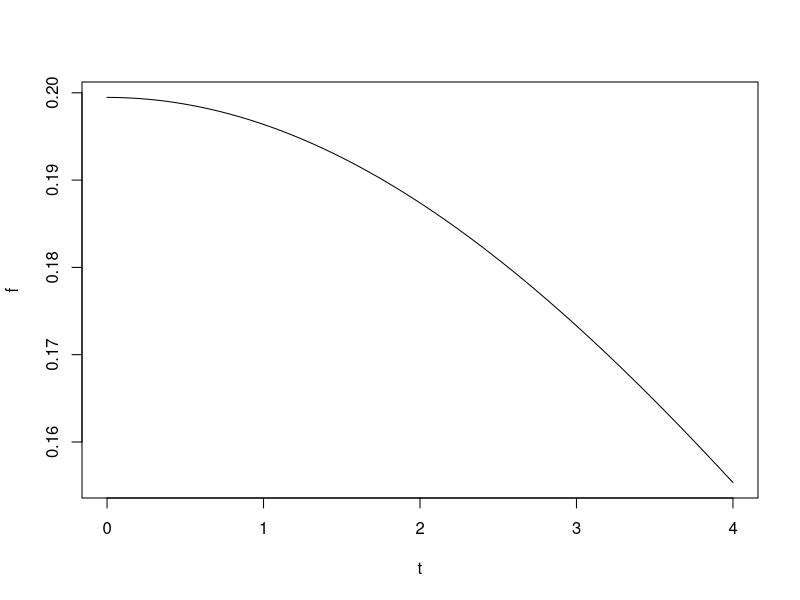
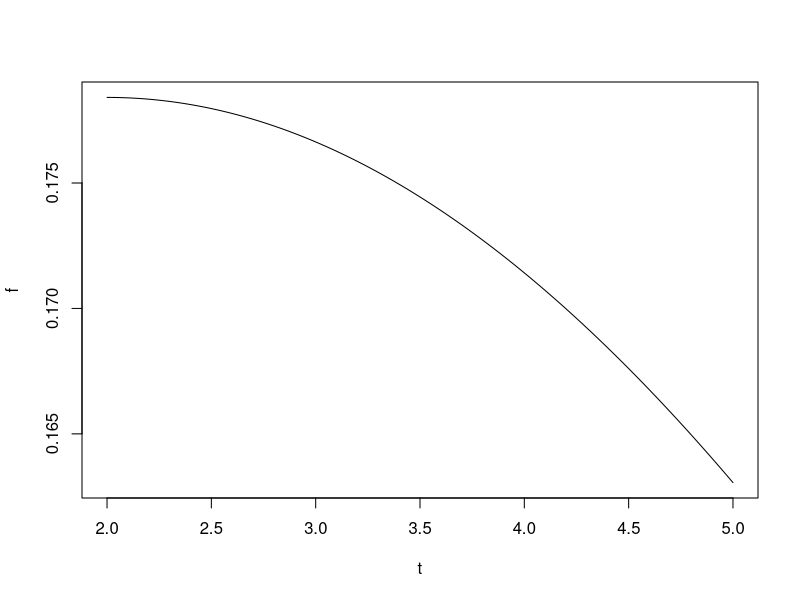
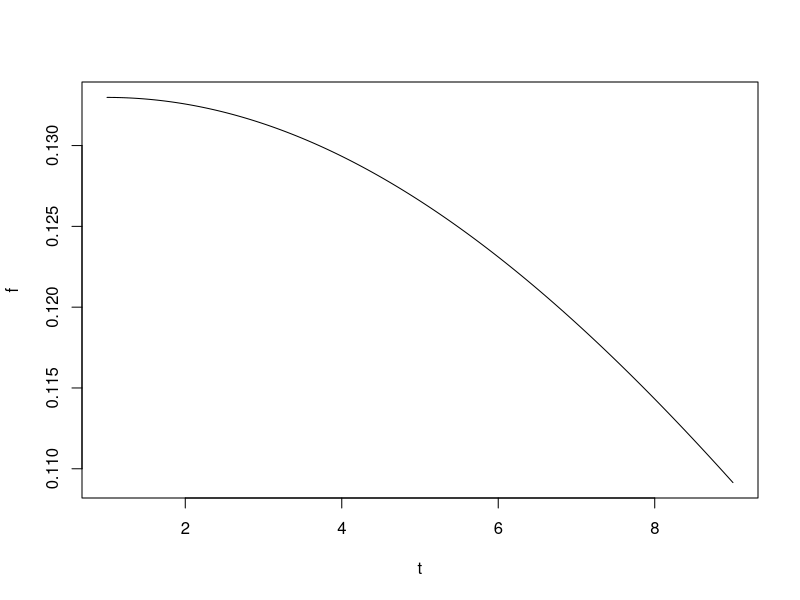

These charts were generated, in order, by the following R code:
normal_density = function(n, d)
{
  t = seq(n, d, length = 400)
  f = 1/sqrt(2 * pi * d) * exp(-((t - n)^2) / (2 * d)^2)
  plot(t, f, type = "l", lwd = 1)
}

normal_density(0, 4)
normal_density(2, 5)
normal_density(1, 9)
